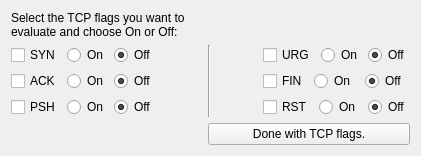
        <widget class="QWidget" name="pageTCPFlags" >
         <layout class="QGridLayout" >
          <item row="0" column="0" colspan="5" >
           <widget class="QLabel" name="labelSelectflags" >
            <property name="text" >
             <string>Select the TCP flags you want to 
evaluate and choose On or Off:</string>
            </property>
           </widget>
          </item>
          <item row="1" column="0" >
           <widget class="QFrame" name="frame" >
            <property name="frameShape" >
             <enum>QFrame::NoFrame</enum>
            </property>
            <property name="frameShadow" >
             <enum>QFrame::Raised</enum>
            </property>
            <layout class="QHBoxLayout" >
             <property name="leftMargin" >
              <number>0</number>
             </property>
             <property name="topMargin" >
              <number>0</number>
             </property>
             <property name="rightMargin" >
              <number>0</number>
             </property>
             <property name="bottomMargin" >
              <number>0</number>
             </property>
             <item>
              <widget class="QCheckBox" name="cBSyn" >
               <property name="text" >
                <string>SYN</string>
               </property>
              </widget>
             </item>
             <item>
              <widget class="QRadioButton" name="rbSOn" >
               <property name="text" >
                <string>On</string>
               </property>
              </widget>
             </item>
             <item>
              <widget class="QRadioButton" name="rbSOff" >
               <property name="text" >
                <string>Off</string>
               </property>
               <property name="checked" >
                <bool>true</bool>
               </property>
              </widget>
             </item>
            </layout>
           </widget>
          </item>
          <item rowspan="3" row="1" column="2" >
           <widget class="Line" name="line" >
            <property name="orientation" >
             <enum>Qt::Vertical</enum>
            </property>
           </widget>
          </item>
          <item row="1" column="4" >
           <widget class="QFrame" name="frame_4" >
            <property name="frameShape" >
             <enum>QFrame::NoFrame</enum>
            </property>
            <property name="frameShadow" >
             <enum>QFrame::Raised</enum>
            </property>
            <layout class="QHBoxLayout" >
             <property name="leftMargin" >
              <number>0</number>
             </property>
             <property name="topMargin" >
              <number>0</number>
             </property>
             <property name="rightMargin" >
              <number>0</number>
             </property>
             <property name="bottomMargin" >
              <number>0</number>
             </property>
             <item>
              <widget class="QCheckBox" name="cBUrg" >
               <property name="text" >
                <string>URG</string>
               </property>
              </widget>
             </item>
             <item>
              <widget class="QRadioButton" name="rbUOn" >
               <property name="text" >
                <string>On</string>
               </property>
              </widget>
             </item>
             <item>
              <widget class="QRadioButton" name="rbUOff" >
               <property name="text" >
                <string>Off</string>
               </property>
               <property name="checked" >
                <bool>true</bool>
               </property>
              </widget>
             </item>
            </layout>
           </widget>
          </item>
          <item row="2" column="0" >
           <widget class="QFrame" name="frame_2" >
            <property name="frameShape" >
             <enum>QFrame::NoFrame</enum>
            </property>
            <property name="frameShadow" >
             <enum>QFrame::Raised</enum>
            </property>
            <layout class="QHBoxLayout" >
             <property name="leftMargin" >
              <number>0</number>
             </property>
             <property name="topMargin" >
              <number>0</number>
             </property>
             <property name="rightMargin" >
              <number>0</number>
             </property>
             <property name="bottomMargin" >
              <number>0</number>
             </property>
             <item>
              <widget class="QCheckBox" name="cBAck" >
               <property name="text" >
                <string>ACK</string>
               </property>
              </widget>
             </item>
             <item>
              <widget class="QRadioButton" name="rbAOn" >
               <property name="text" >
                <string>On</string>
               </property>
              </widget>
             </item>
             <item>
              <widget class="QRadioButton" name="rbAOff" >
               <property name="text" >
                <string>Off</string>
               </property>
               <property name="checked" >
                <bool>true</bool>
               </property>
              </widget>
             </item>
            </layout>
           </widget>
          </item>
          <item row="2" column="1" >
           <spacer>
            <property name="orientation" >
             <enum>Qt::Horizontal</enum>
            </property>
            <property name="sizeHint" >
             <size>
              <width>40</width>
              <height>20</height>
             </size>
            </property>
           </spacer>
          </item>
          <item row="2" column="3" >
           <spacer>
            <property name="orientation" >
             <enum>Qt::Horizontal</enum>
            </property>
            <property name="sizeHint" >
             <size>
              <width>40</width>
              <height>20</height>
             </size>
            </property>
           </spacer>
          </item>
          <item row="2" column="4" >
           <widget class="QFrame" name="frame_5" >
            <property name="frameShape" >
             <enum>QFrame::NoFrame</enum>
            </property>
            <property name="frameShadow" >
             <enum>QFrame::Raised</enum>
            </property>
            <layout class="QHBoxLayout" >
             <property name="leftMargin" >
              <number>0</number>
             </property>
             <property name="topMargin" >
              <number>0</number>
             </property>
             <property name="rightMargin" >
              <number>0</number>
             </property>
             <property name="bottomMargin" >
              <number>0</number>
             </property>
             <item>
              <widget class="QCheckBox" name="cBFin" >
               <property name="text" >
                <string>FIN</string>
               </property>
              </widget>
             </item>
             <item>
              <widget class="QRadioButton" name="rbFON" >
               <property name="text" >
                <string>On</string>
               </property>
              </widget>
             </item>
             <item>
              <widget class="QRadioButton" name="rbFOff" >
               <property name="text" >
                <string>Off</string>
               </property>
               <property name="checked" >
                <bool>true</bool>
               </property>
              </widget>
             </item>
            </layout>
           </widget>
          </item>
          <item row="3" column="0" >
           <widget class="QFrame" name="frame_3" >
            <property name="frameShape" >
             <enum>QFrame::NoFrame</enum>
            </property>
            <property name="frameShadow" >
             <enum>QFrame::Raised</enum>
            </property>
            <layout class="QHBoxLayout" >
             <property name="leftMargin" >
              <number>0</number>
             </property>
             <property name="topMargin" >
              <number>0</number>
             </property>
             <property name="rightMargin" >
              <number>0</number>
             </property>
             <property name="bottomMargin" >
              <number>0</number>
             </property>
             <item>
              <widget class="QCheckBox" name="cBPsh" >
               <property name="text" >
                <string>PSH</string>
               </property>
              </widget>
             </item>
             <item>
              <widget class="QRadioButton" name="rbPOn" >
               <property name="text" >
                <string>On</string>
               </property>
              </widget>
             </item>
             <item>
              <widget class="QRadioButton" name="rbPOff" >
               <property name="text" >
                <string>Off</string>
               </property>
               <property name="checked" >
                <bool>true</bool>
               </property>
              </widget>
             </item>
            </layout>
           </widget>
          </item>
          <item row="3" column="4" >
           <widget class="QFrame" name="frame_6" >
            <property name="frameShape" >
             <enum>QFrame::NoFrame</enum>
            </property>
            <property name="frameShadow" >
             <enum>QFrame::Raised</enum>
            </property>
            <layout class="QHBoxLayout" >
             <property name="leftMargin" >
              <number>0</number>
             </property>
             <property name="topMargin" >
              <number>0</number>
             </property>
             <property name="rightMargin" >
              <number>0</number>
             </property>
             <property name="bottomMargin" >
              <number>0</number>
             </property>
             <item>
              <widget class="QCheckBox" name="cBRst" >
               <property name="text" >
                <string>RST</string>
               </property>
              </widget>
             </item>
             <item>
              <widget class="QRadioButton" name="rbROn" >
               <property name="text" >
                <string>On</string>
               </property>
              </widget>
             </item>
             <item>
              <widget class="QRadioButton" name="rbROff" >
               <property name="text" >
                <string>Off</string>
               </property>
               <property name="checked" >
                <bool>true</bool>
               </property>
              </widget>
             </item>
            </layout>
           </widget>
          </item>
          <item row="4" column="0" colspan="2" >
           <spacer>
            <property name="orientation" >
             <enum>Qt::Horizontal</enum>
            </property>
            <property name="sizeHint" >
             <size>
              <width>191</width>
              <height>20</height>
             </size>
            </property>
           </spacer>
          </item>
          <item row="4" column="2" colspan="3" >
           <widget class="QPushButton" name="pushButtonTCPFlagsOk" >
            <property name="text" >
             <string>Done with TCP flags.</string>
            </property>
           </widget>
          </item>
         </layout>
        </widget>
